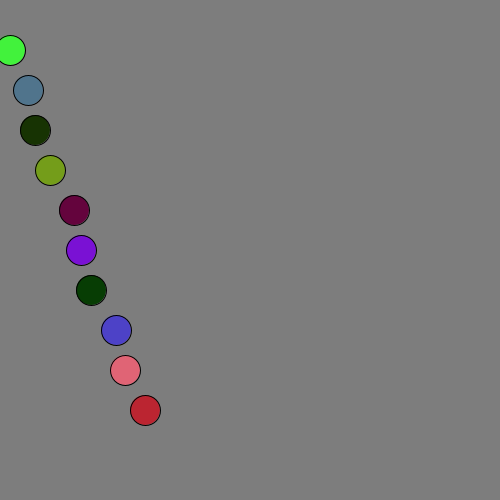
Frame 1 (no input)
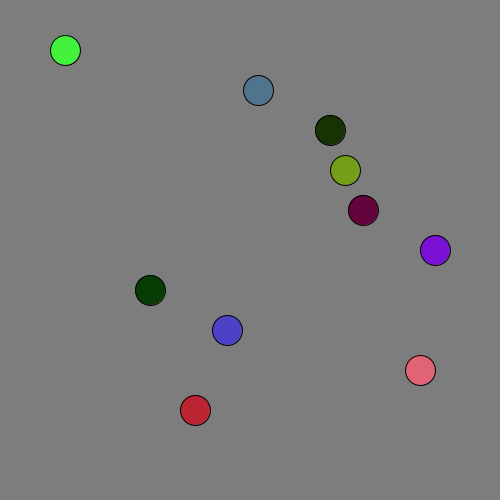
Frame 60 (the mouse pressed at the canvas centre just before this capture)
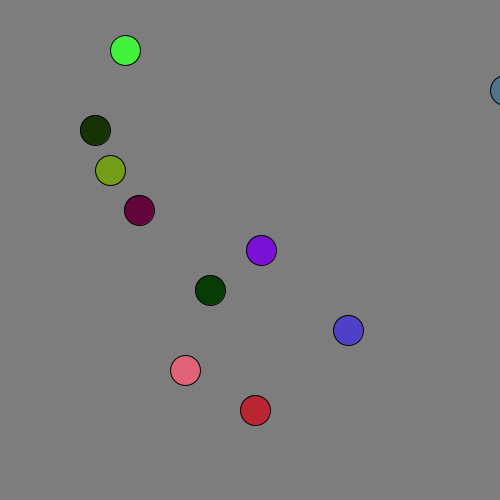
Frame 120 (the mouse held since frame 60 and released just before this capture)

The Processing sketch that drew these frames (run headless with seeded random() and noise(); from frame 60 on, the mouse is pressed at the canvas centre):

// Processing sketch: ArrayExample
// ── ArrayExample.pde
int [] x; // declare an array to store the different x positions
int [] xSpeed;
color [] colours;

void setup() {
  size(500, 500); // screen size

  x = new int [10]; // initialize the array to have room to store 10 integers
  xSpeed = new int [10];
  colours = new color [10];

  fill(0, 0, 255); // make circles blue
  for (int index = 0; index <= 9; index = index + 1) { // the variable index goes through each spot in the array
    x[index] = 15 * index; // set each array spot to 15
    ellipse(x[index], 50 + index * 40, 30, 30); // draw the circle with the current array value
    xSpeed[index] = (int) random(1, 15);
    colours[index] = color(random(255), random(255), random(255));
  }
}

void draw() { 
  background(125); 
  // loop to update the x values
  for (int index = 0; index <= 9; index = index + 1) {
    x[index] = x[index] + xSpeed[index];
    
    if (x[index] > width + 15) // if it reaches the right side
      x[index] = -15; // move it back to the left side
  }

  // loop to draw the 10 circles
  for (int index = 0; index <= 9; index = index + 1) {
    fill(colours[index]);
    ellipse(x[index], 50 + index * 40, 30, 30);
  }
}
